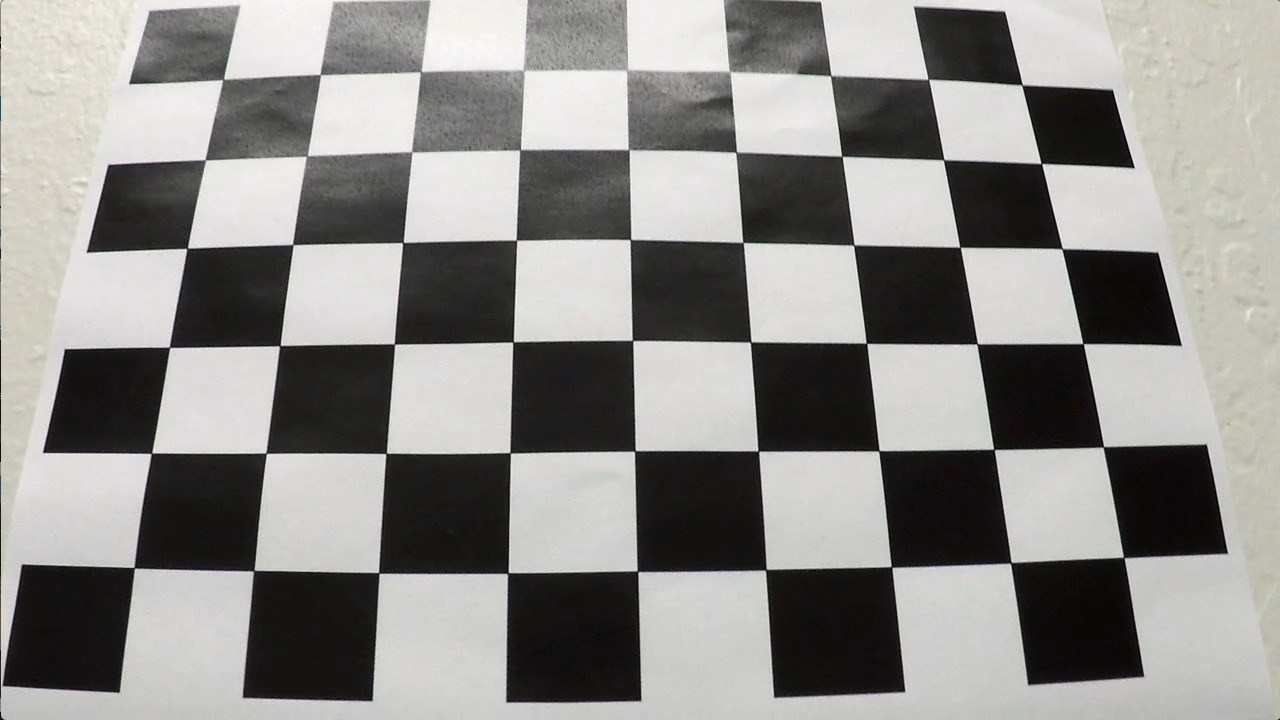
#> input picture img/Udacity/calib/calibration3.jpg, 1280 x 720 px, found by its file name; its folder holds 5 pictures in this run
$ python calib.py
#> lines starting #> are read from the running program, lines starting #| are printed output that depends on the picture
import cv2 as cv
import numpy as np
from matplotlib import pyplot as plt

import pickle
import glob
import os


class Calibration():
    # Chessboard Configuration
    GRID_SIZE = (9, 6)
    CRITERIA = (cv.TERM_CRITERIA_EPS + cv.TERM_CRITERIA_MAX_ITER, 30, 0.001)
    SAVE_PATH = 'calibration.calib'
    CALIB_PATH = 'img/Udacity/calib'

    def __init__(self, debug: bool, file_path: str = None) -> None:
        self.debug = debug
        self.calibrated = False

        # Initialize the calibration matrix and distortion coefficients
        self.mtx, self.dist, self.roi, self.newcameramtx = None, None, None, None
        self.rvecs, self.tvecs = None, None

        # Arrays to store object points and image points from all the images.
        self.objPoints = [] # 3d point in real world space
        self.imgPoints = [] # 2d points in image plane.

        # Load calibration if file provided or the calibration already exists
        if file_path and os.path.exists(file_path): self.loadCalibration(file_path)
        elif os.path.exists(self.SAVE_PATH): self.loadCalibration(self.SAVE_PATH)

    def loadCalibration(self, file_path):
        with open(file_path, 'rb') as f:
            self.mtx, self.dist, self.roi, self.newcameramtx = pickle.load(f)
        self.calibrated = True

    def saveCalibration(self, file_path):
        with open(file_path, 'wb') as f:
            pickle.dump((self.mtx, self.dist, self.roi, self.newcameramtx), f)

    def equalize(self, img):
        if not self.calibrated: self._calibrate(img)

        # undistort the image
        undisortedImage = cv.undistort(img, self.mtx, self.dist, None, self.newcameramtx)

        # crop the image
        x, y, w, h = self.roi
        undisortedImage = undisortedImage[y:y+h, x:x+w]
        return undisortedImage

    def _chessboard(self):
        # prepare object points, like (0,0,0), (1,0,0), (2,0,0) ....,(6,5,0)
        objp = np.zeros((self.GRID_SIZE[0] * self.GRID_SIZE[1],3), np.float32)
#> objp = 54 rows, first 8: [0, 0, 0], [0, 0, 0], [0, 0, 0], [0, 0, 0], [0, 0, 0], [0, 0, 0], [0, 0, 0], [0, 0, 0]
        objp[:,:2] = np.mgrid[0:self.GRID_SIZE[0],0:self.GRID_SIZE[1]].T.reshape(-1,2)

        # read the chessboard imag
        images = glob.glob(self.CALIB_PATH + '/*.jpg')

        for file_name in images:
            board = cv.cvtColor(cv.imread(file_name), cv.COLOR_BGR2RGB)
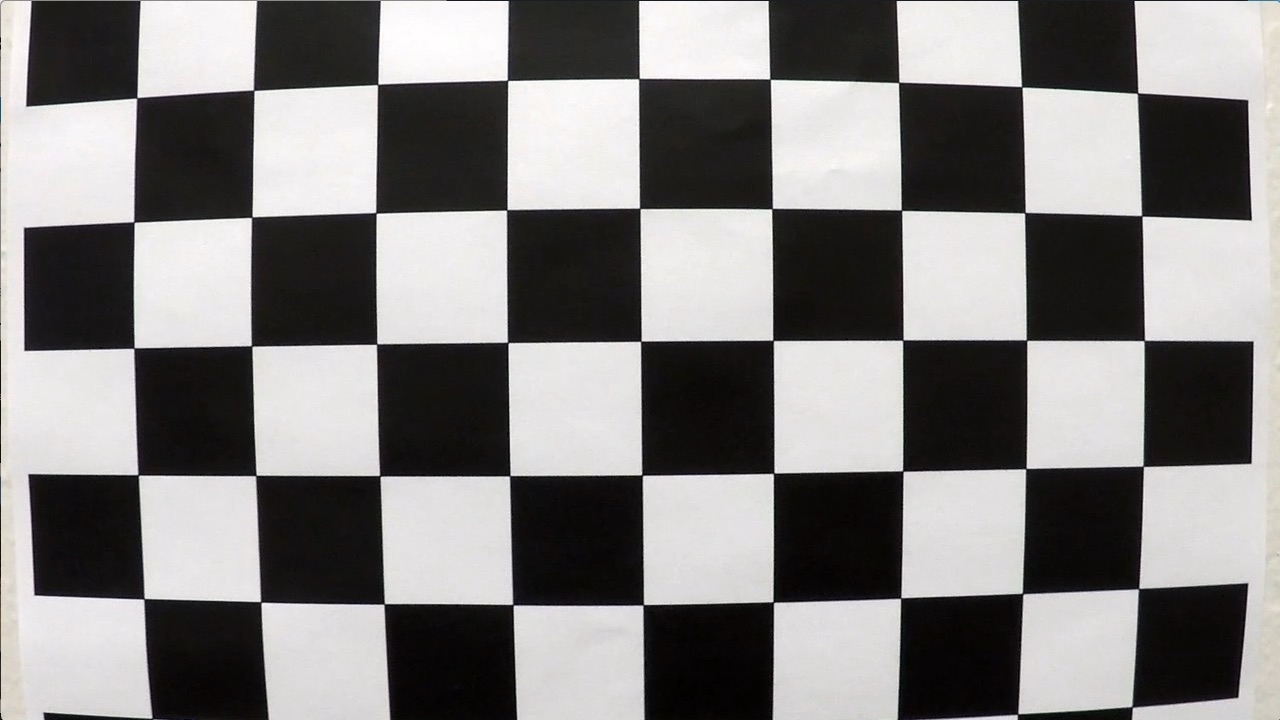
#> input picture img/Udacity/calib/calibration1.jpg, 1280 x 720 px
            gray_board = cv.cvtColor(board, cv.COLOR_RGB2GRAY)

            # Find the chess board corners
            ret, corners = cv.findChessboardCorners(gray_board, self.GRID_SIZE, None)
#> ret = False; corners = None

            # If found, add object points, image points (after refining them)
            if ret == True:
                self.objPoints.append(objp)
                corners2 = cv.cornerSubPix(gray_board,corners, (11,11), (-1,-1), self.CRITERIA)
                self.imgPoints.append(corners)

                # Draw and display the corners
                if self.debug:
                    cv.drawChessboardCorners(board, self.GRID_SIZE, corners2, ret)
                    print("Grid matched: " + file_name)
                    cv.imshow('img', board)
                    if cv.waitKey(100) & 0xFF == ord('q'):
                        break
#> pass 2 of the loop in _chessboard, `for file_name in images:`:
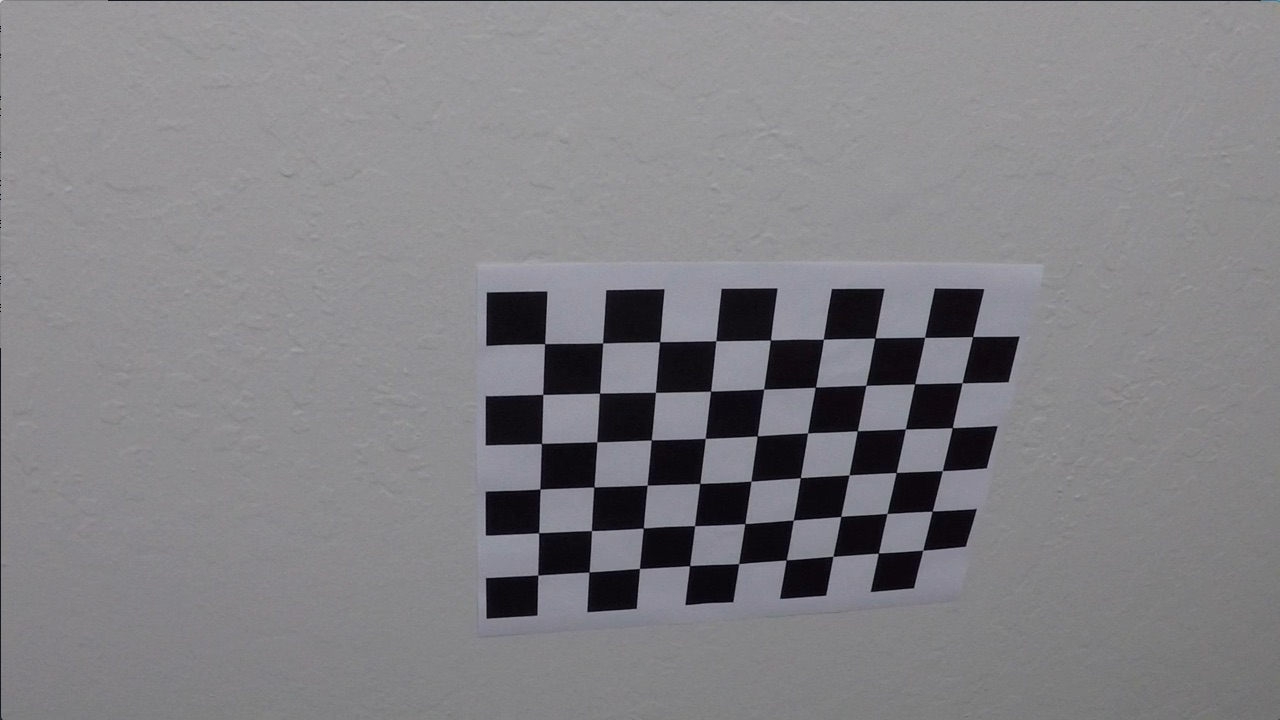
#> input picture img/Udacity/calib/calibration10.jpg, 1280 x 720 px
#> in _chessboard, `ret, corners = cv.findChessboardCorners(gray_board, self.GRID_SIZE, No..`: ret = True; corners = 54 rows, first 8: [545.3, 343.1], [602.7, 342.8], [660.1, 341.3], [715.8, 340.7], [770.6, 340], [823.5, 339.2], [874.3, 338.5], [925.1, 337.4]
#> corners2 = 54 rows, first 8: [544.6, 343.6], [602.6, 343], [659.6, 341.7], [715.8, 340.7], [770.4, 339.9], [823.4, 339.3], [874.9, 337.9], [924.6, 337.3]
#> in _chessboard, `cv.drawChessboardCorners(board, self.GRID_SIZE, corners2, ret)`:
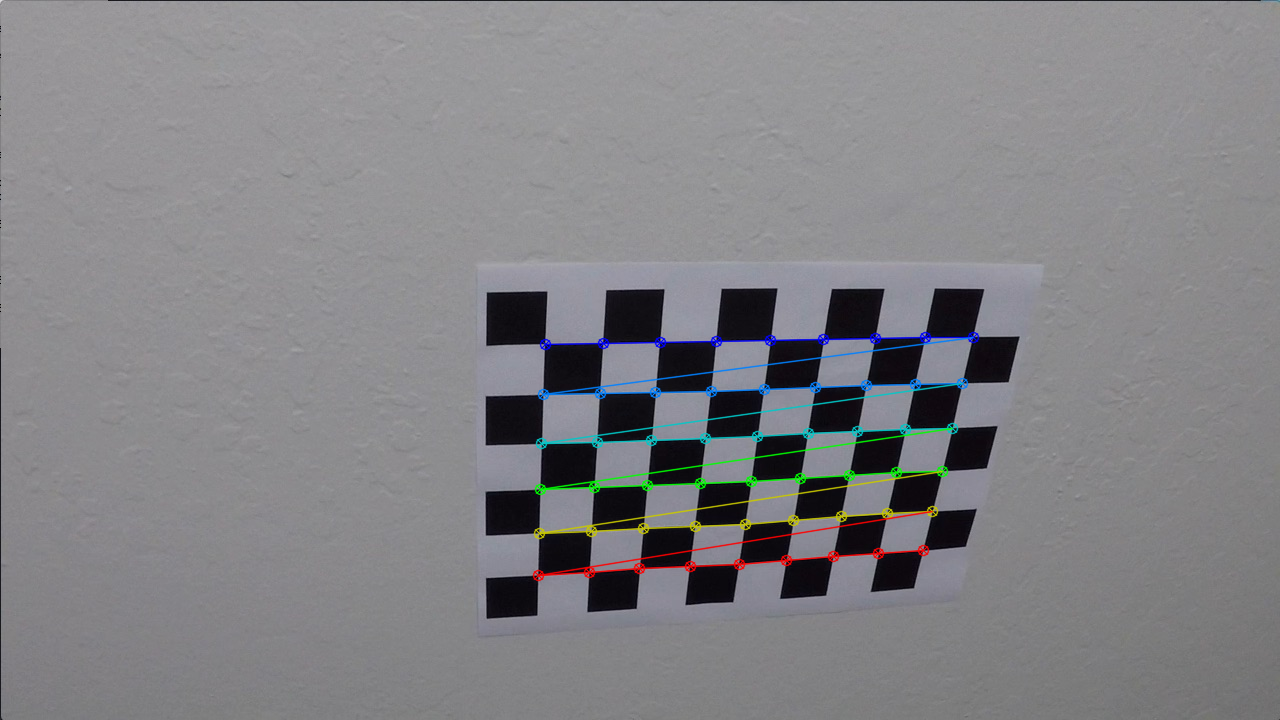
#> board: shape (720, 1280, 3); mean R, G, B 130.3, 130, 133.3
#> (key q is pressed here)

        if self.debug: cv.destroyAllWindows()

    def _calibrate(self, img):
        self._chessboard()
        self._generateMatrix(img)
        self.saveCalibration(self.SAVE_PATH)

    def _generateMatrix(self, img):
        # Generate the calibration matrix
        img_cvt = cv.cvtColor(img, cv.COLOR_RGB2GRAY)
#> img is the input picture: shape (720, 1280, 3); mean B, G, R 138.1, 141, 141.8
        ret, self.mtx, self.dist, self.rvecs, self.tvecs = cv.calibrateCamera(self.objPoints, self.imgPoints, img_cvt.shape[::-1], None, None)
#> ret = 0.409; self.mtx = [[1219.3, 0, 679.7], [0, 1242.7, 348], [0, 0, 1]]; self.dist = [[-0.865, 12.71, -0.00199, -0.0099, -76.42]]; self.rvecs = ([0.512, -0.209, 0.0358],); self.tvecs = ([-2.3, -0.0691, 20.64],)

        img = cv.imread('img/Udacity/calib/calibration3.jpg')
        h,  w = img.shape[:2]
#> h = 720; w = 1280
        self.newcameramtx, self.roi = cv.getOptimalNewCameraMatrix(self.mtx, self.dist, (w,h), 1, (w,h))
#> self.newcameramtx = [[1219.3, 0, 679.7], [0, 1002.4, 397.7], [0, 0, 1]]; self.roi = (0, 117, 1279, 580)
        self.calibrated = True

if __name__ == '__main__':
    calib = Calibration(debug=True)
    plt.imshow(calib.equalize(cv.imread('img/Udacity/calib/calibration3.jpg', cv.COLOR_BGR2RGB)))
#> in equalize, `undisortedImage = cv.undistort(img, self.mtx, self.dist, None, self.ne..`:
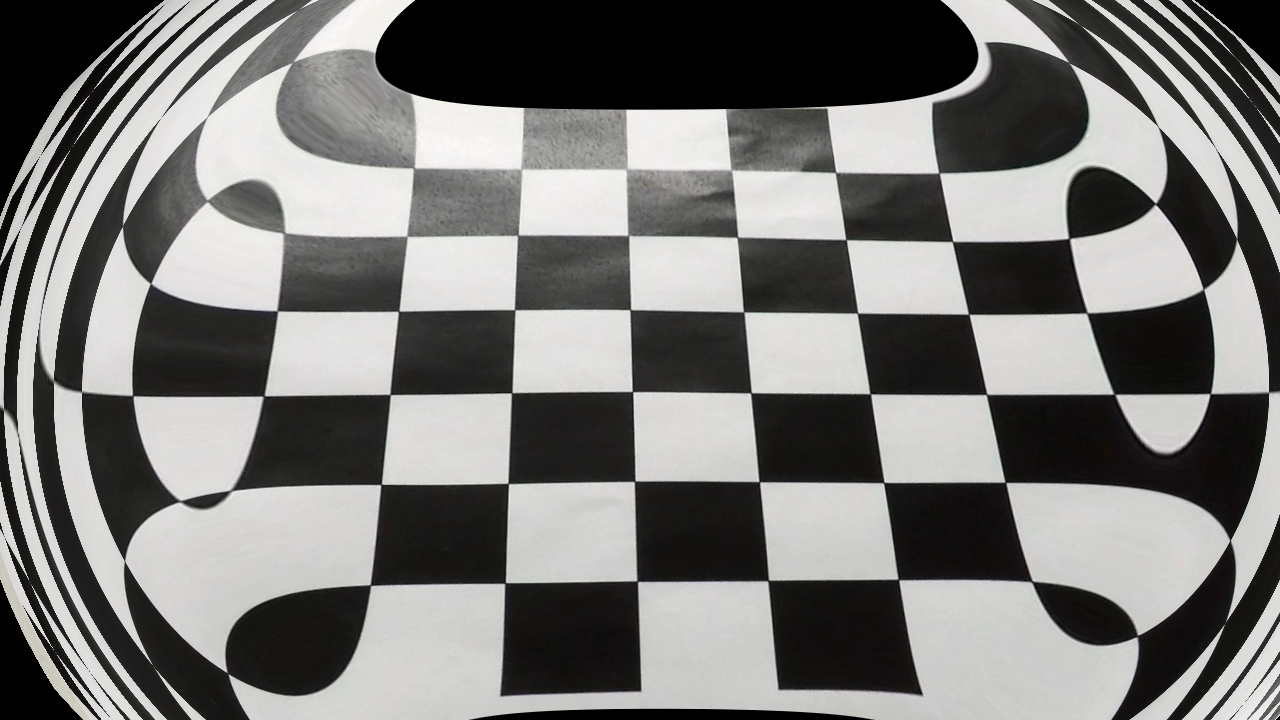
#> undisortedImage: shape (720, 1280, 3); mean B, G, R 119.6, 121.4, 121.9
#> in equalize, `x, y, w, h = self.roi`: x = 0; y = 117; w = 1279; h = 580
#> in equalize, `undisortedImage = undisortedImage[y:y+h, x:x+w]`:
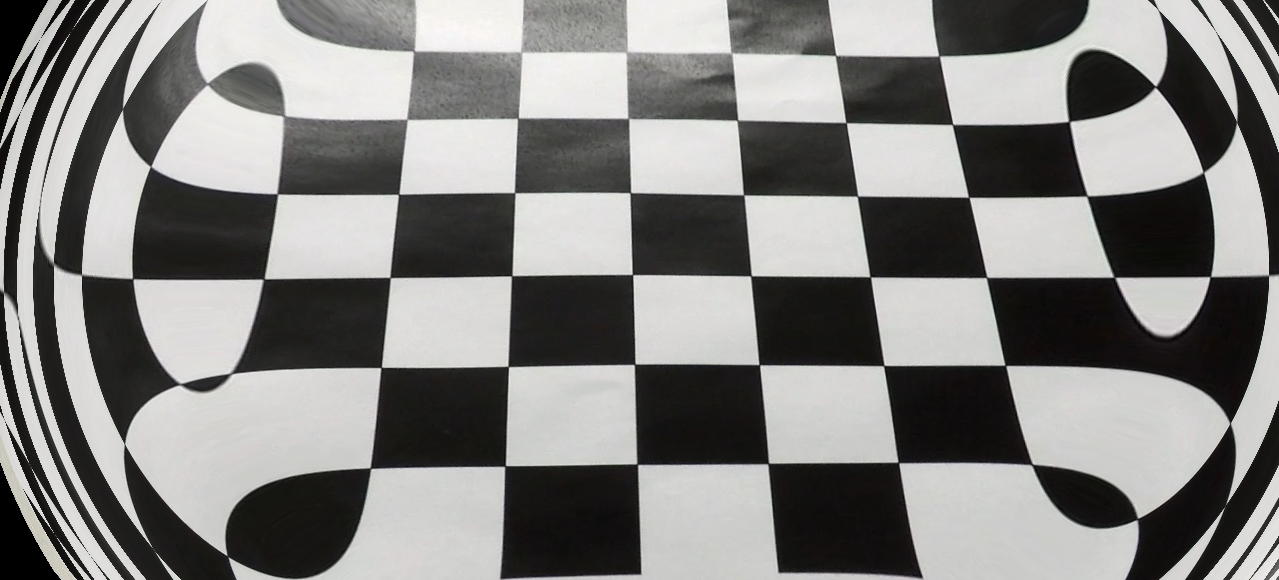
#> undisortedImage: shape (580, 1279, 3); mean B, G, R 129.1, 131, 131.6
    plt.show()
